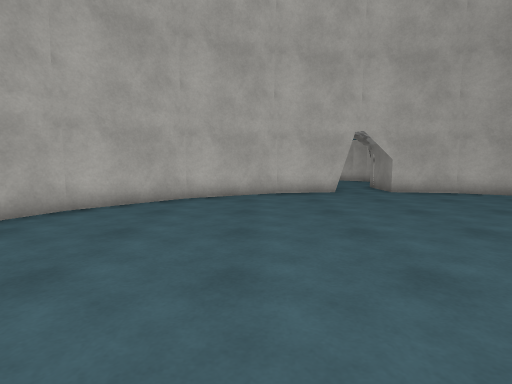
view 1 (above)

13 first-person views from a walk through a 3-D level made in the Unity game engine. The camera is 1.2 m above the floor, tilts 6° down and sees 80° across. The floor is counted in squares, 1 m on a side. Each view is taken from the middle of a square. On the plan, view 1 faces up. The plan holds only what a view shows up to about 13 squares ahead; the rest is blank. The place goes on beyond the plan. Door leaves are left out, so doorways stand open. Surface patterns are stand-ins for the level's own textures.

view 2
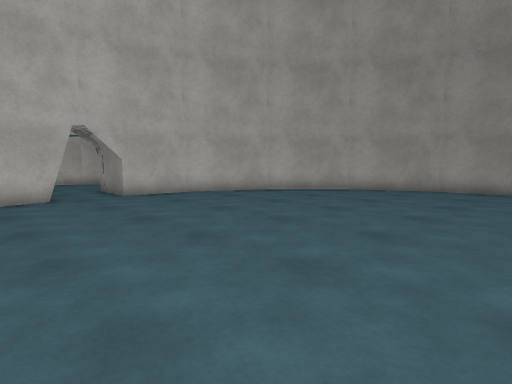

view 3
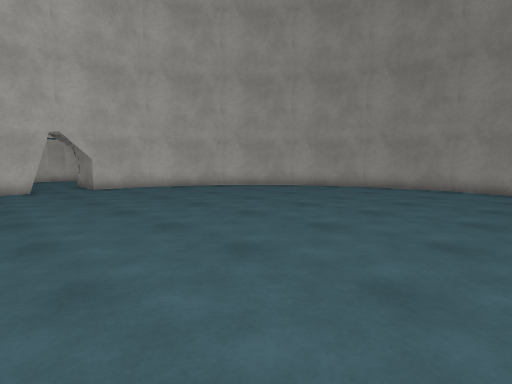

view 4
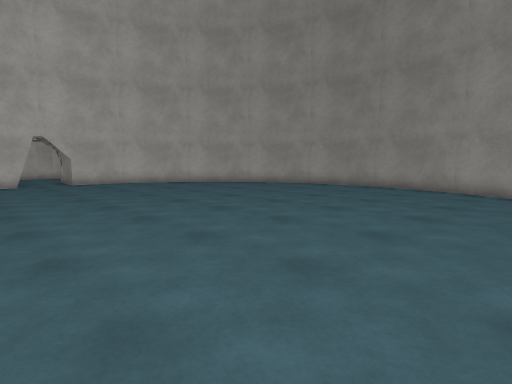

view 5
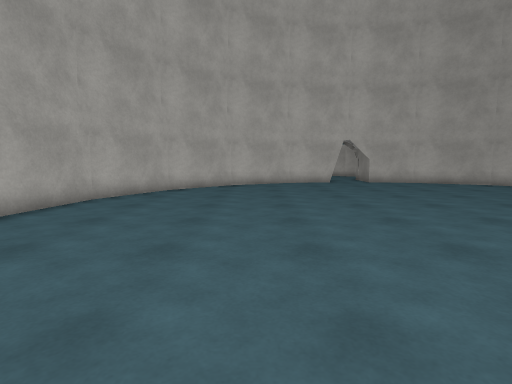

view 6
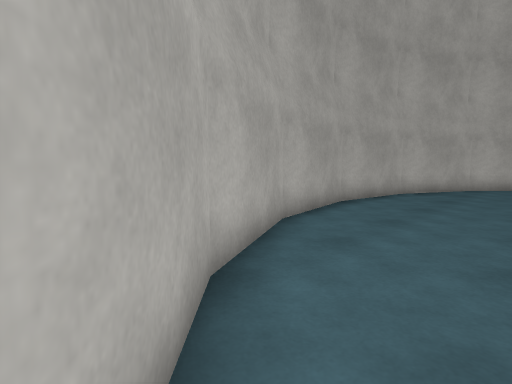

view 7
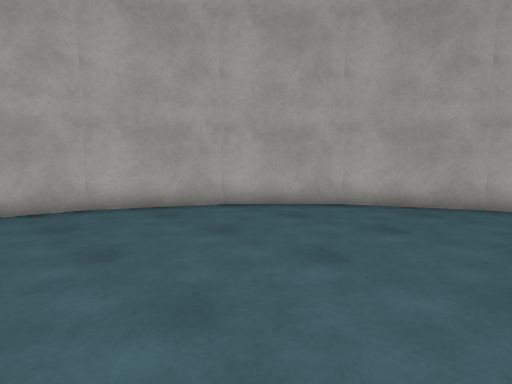

view 8
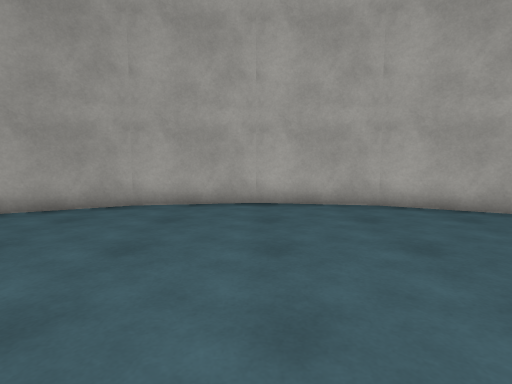

view 9
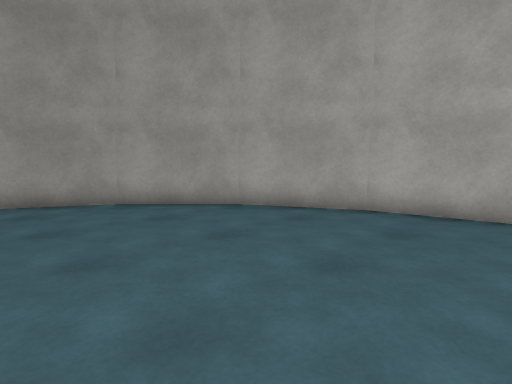

view 10
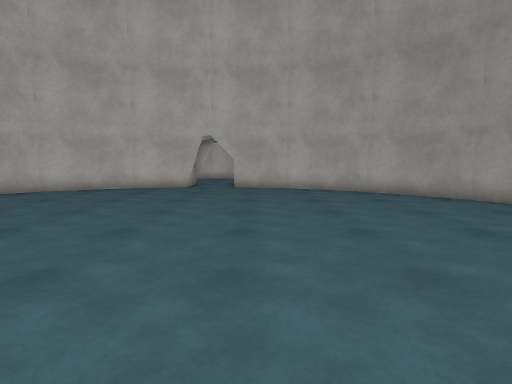

view 11
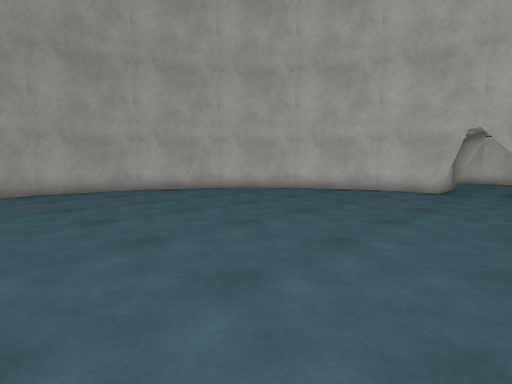

view 12
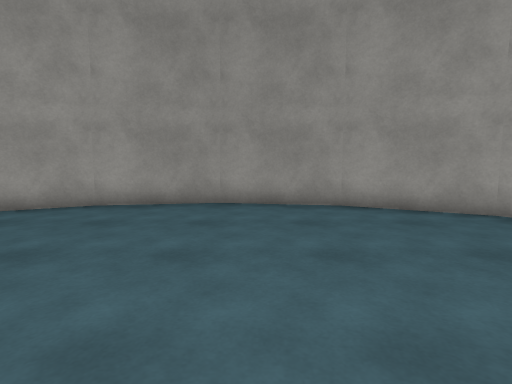

view 13
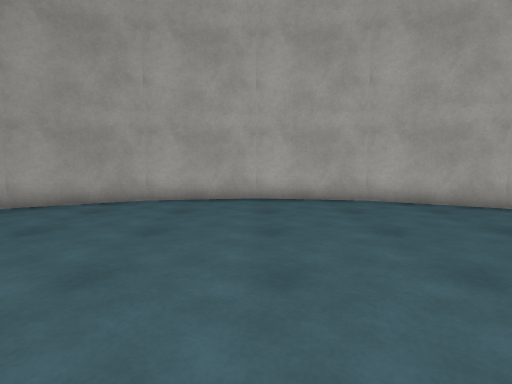

### Floor plan
Points are (right, up) in squares from view 1. A wall is a line through its corners. A room is listed if a view was taken in it or the views show most of it. See-through windows are left out.
Room 1 (views 1, 2, 3, 4, 5, 6, 7, 8, 9, 10, 11, 12, 13)
walls: (5.1, 11.2) (5.1, 13.5); (3.6, 11.4) (0.8, 11) (-2.2, 9.5) (-4.5, 7.2) (-6, 4.2) (-6.5, 1) (-6, -2.3) (-4.5, -5.2) (-2.2, -7.5) (0.7, -9) (4, -9.5) (7.2, -9) (10.2, -7.5) (12.5, -5.2) (14, -2.2) (14.5, 1) (14, 4.2) (12.5, 7.2) (10.2, 9.5) (7.3, 11) (4.6, 11.4)
ways out: open door at (4, 12)

Positions as (right, up) in squares from view 1, and headings:
1: (0, 0), facing up
2: (1, 1), facing up-right
3: (1, -2), facing up-right
4: (1, -5), facing up-right
5: (-1, -5), facing up
6: (-2, -7), facing up-left
7: (3, -1), facing down-left
8: (4, -1), facing down
9: (4, -2), facing down-right
10: (6, -2), facing up
11: (6, -1), facing up-left
12: (6, 0), facing right
13: (4, 0), facing down
